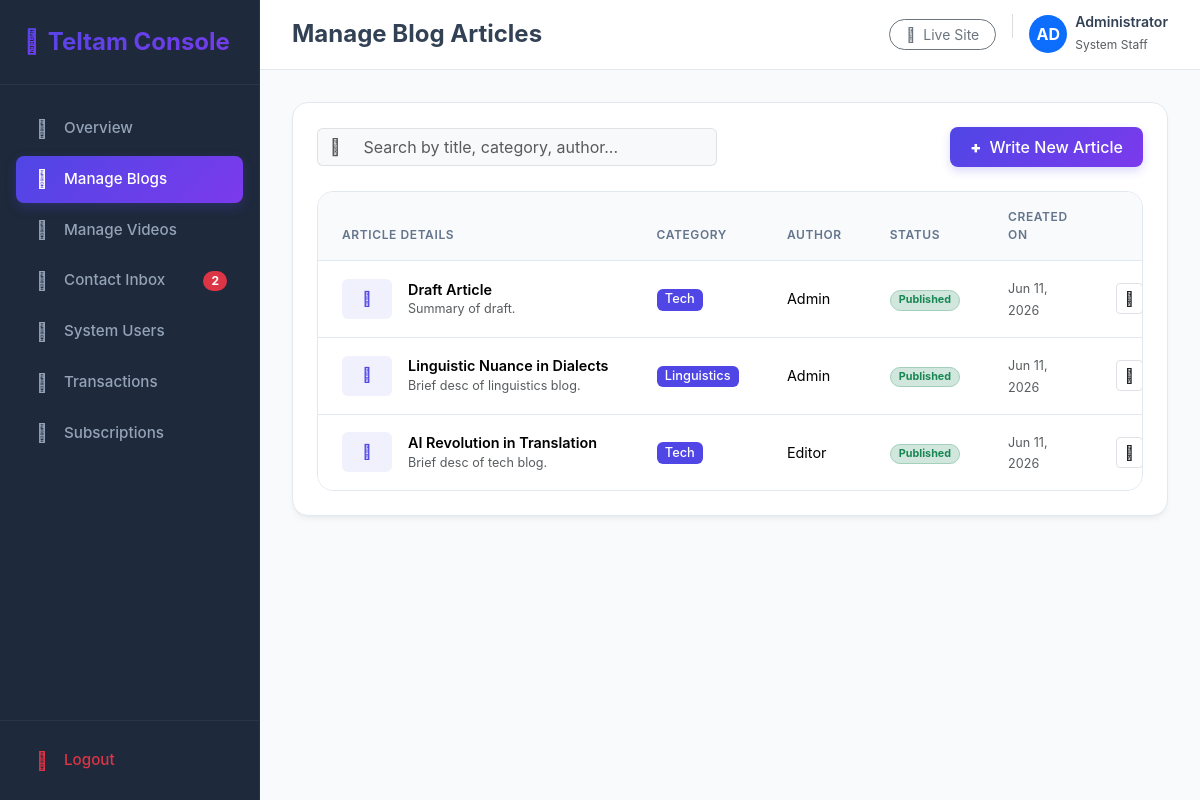
The page /dashboard/blogs/ (signed in) on the database its author committed.
### app/models.py (models this page shows, shortened)
class Blog(models.Model):
    title = models.CharField(max_length=255)
    slug = models.SlugField(max_length=255, unique=True, blank=True)
    category = models.CharField(max_length=100)
    short_description = models.TextField()
    full_content = models.TextField()
    featured_image = models.ImageField(upload_to='blogs/', blank=True, null=True)
    author = models.CharField(max_length=100, default='Admin')
    tags = models.CharField(max_length=255, blank=True, help_text="Comma-separated tags")
    meta_title = models.CharField(max_length=255, blank=True)
    meta_description = models.TextField(blank=True)
    is_published = models.BooleanField(default=False)
    created_date = models.DateTimeField(auto_now_add=True)
    updated_date = models.DateTimeField(auto_now=True)
    class Meta:
        ordering = ['-created_date']

### app/views.py (the view)
# urls.py: path('dashboard/blogs/', views.dashboard_blog_list, name='dashboard_blog_list'),
@staff_member_required(login_url='dashboard_login')
def dashboard_blog_list(request):
    blogs_list = Blog.objects.all()
    q = request.GET.get('q', '').strip()
    if q:
        blogs_list = blogs_list.filter(
            Q(title__icontains=q) |
            Q(category__icontains=q) |
            Q(author__icontains=q)
        )
    paginator = Paginator(blogs_list, 10) # 10 blogs per page
    page_number = request.GET.get('page')
    page_obj = paginator.get_page(page_number)
    context = {
        'page_obj': page_obj,
        'search_query': q,
    }
    return render(request, 'dashboard/blog_list.html', context)

### app/context_processors.py (called while the page is built)
def dashboard_context(request):
    if request.user.is_authenticated and request.user.is_staff:
        return {
            'global_unread_messages_count': Contact.objects.filter(is_read=False).count()
        }
    return {}

### templates/dashboard/blog_list.html (shortened to what this page needs)
{% extends 'dashboard/base.html' %}
{% block header_title %}Manage Blog Articles{% endblock %}
{% block nav_blogs %}active{% endblock %}
{% block content %}
<div class="dashboard-card p-4">
    <div class="d-flex flex-column flex-md-row justify-content-between align-items-md-center gap-3 mb-4">
        <form method="GET" action="{% url 'dashboard_blog_list' %}" class="flex-grow-1" style="max-width: 400px;">
            <div class="input-group">
                <span class="input-group-text bg-light border-end-0 text-muted"><i class="fas fa-search"></i></span>
                <input type="text" name="q" value="{{ search_query }}" class="form-control border-start-0 bg-light shadow-none" placeholder="Search by title, category, author..." style="outline: none;">
            </div>
        </form>
        <a href="{% url 'dashboard_blog_add' %}" class="btn btn-brand-primary">
            <i class="fas fa-plus me-1"></i> Write New Article
        </a>
    </div>
    <div class="table-responsive">
        <table class="table align-middle">
            <thead>
                <tr>
                    <th>Article Details</th>
                    <th>Category</th>
                    <th>Author</th>
                    <th>Status</th>
                    <th>Created On</th>
                    <th class="text-end">Actions</th>
                </tr>
            </thead>
            <tbody>
                {% for blog in page_obj %}
                <tr>
                    <td>
                        <div class="d-flex align-items-center gap-3">
                            {% if blog.featured_image %}
                            <img src="{{ blog.featured_image.url }}" alt="{{ blog.title }}" class="rounded" style="width: 50px; height: 40px; object-fit: cover;">
                            {% else %}
                            <div class="rounded bg-indigo-light d-flex align-items-center justify-content-center" style="width: 50px; height: 40px;">
                                <i class="fas fa-image text-indigo"></i>
                            </div>
                            {% endif %}
                            <div>
                                <span class="fw-semibold text-slate-800 d-block text-truncate" style="max-width: 250px;">{{ blog.title }}</span>
                                <small class="text-muted text-truncate d-block" style="max-width: 250px;">{{ blog.short_description }}</small>
                            </div>
                        </div>
                    </td>
                    <td><span class="badge text-white" style="background-color: #4f46e5 !important; font-weight: 500; font-size: 0.8rem;">{{ blog.category }}</span></td>
                    <td><span class="text-slate-700 font-medium">{{ blog.author }}</span></td>
                    <td>
                        {% if blog.is_published %}
                            <span class="badge bg-success-subtle text-success border border-success-subtle rounded-pill px-2">Published</span>
                        {% else %}
                            <span class="badge bg-warning-subtle text-warning border border-warning-subtle rounded-pill px-2">Draft</span>
                        {% endif %}
                    </td>
                    <td><small class="text-muted">{{ blog.created_date|date:"M d, Y" }}</small></td>
                    <td class="text-end">
                        <div class="d-flex justify-content-end gap-2">
                            {% if blog.is_published %}
                            <a href="{% url 'blog_view' blog.slug %}" target="_blank" class="btn btn-sm btn-outline-light border text-dark bg-white" title="Preview Article">
                                <i class="far fa-eye"></i>
                            </a>
                            {% endif %}
                        </div>
                    </td>
                </tr>
                {% endfor %}
            </tbody>
        </table>
    </div>
</div>
{% endblock %}

### templates/dashboard/base.html (shortened to what this page needs)
{% load static %}
<!DOCTYPE html>
<html lang="en">
<head>
    <link href="https://cdn.jsdelivr.net/npm/bootstrap@5.3.2/dist/css/bootstrap.min.css" rel="stylesheet">
    <link href="https://cdnjs.cloudflare.com/ajax/libs/font-awesome/6.4.2/css/all.min.css" rel="stylesheet">
</head>
<body>
    <div class="sidebar" id="sidebar">
        <div>
            <div class="sidebar-brand d-flex align-items-center gap-2">
                <i class="fas fa-brain fs-4 text-primary" style="background: var(--brand-gradient); -webkit-background-clip: text; -webkit-text-fill-color: transparent;"></i>
                <span class="fw-bold fs-4 text-white">Teltam Console</span>
            </div>
            <ul class="sidebar-menu">
                <li class="sidebar-item {% block nav_home %}{% endblock %}">
                    <a href="{% url 'dashboard_home' %}" class="sidebar-link">
                        <i class="fas fa-chart-line"></i>
                        <span>Overview</span>
                    </a>
                </li>
                <li class="sidebar-item {% block nav_blogs %}{% endblock %}">
                    <a href="{% url 'dashboard_blog_list' %}" class="sidebar-link">
                        <i class="fas fa-blog"></i>
                        <span>Manage Blogs</span>
                    </a>
                </li>
                <li class="sidebar-item {% block nav_videos %}{% endblock %}">
                    <a href="{% url 'dashboard_video_list' %}" class="sidebar-link">
                        <i class="fab fa-youtube"></i>
                        <span>Manage Videos</span>
                    </a>
                </li>
                <li class="sidebar-item {% block nav_contacts %}{% endblock %}">
                    <a href="{% url 'dashboard_contact_list' %}" class="sidebar-link d-flex align-items-center justify-content-between">
                        <div class="d-flex align-items-center">
                            <i class="fas fa-envelope-open-text"></i>
                            <span>Contact Inbox</span>
                        </div>
                        {% if global_unread_messages_count > 0 %}
                            <span class="badge bg-danger rounded-pill px-2 py-1" style="font-size: 0.75rem;">{{ global_unread_messages_count }}</span>
                        {% endif %}
                    </a>
                </li>
                <li class="sidebar-item {% block nav_users %}{% endblock %}">
                    <a href="{% url 'dashboard_user_list' %}" class="sidebar-link">
                        <i class="fas fa-users-cog"></i>
                        <span>System Users</span>
                    </a>
                </li>
                <li class="sidebar-item {% block nav_payments %}{% endblock %}">
                    <a href="{% url 'dashboard_payment_list' %}" class="sidebar-link">
                        <i class="fas fa-credit-card"></i>
                        <span>Transactions</span>
                    </a>
                </li>
                <li class="sidebar-item {% block nav_subscriptions %}{% endblock %}">
                    <a href="{% url 'dashboard_subscription_list' %}" class="sidebar-link">
                        <i class="fas fa-id-badge"></i>
                        <span>Subscriptions</span>
                    </a>
                </li>
            </ul>
        </div>
        <div class="sidebar-footer">
            <a href="{% url 'dashboard_logout' %}" class="sidebar-link text-danger">
                <i class="fas fa-sign-out-alt"></i>
                <span>Logout</span>
            </a>
        </div>
    </div>
    <div class="content-wrapper">
        <header class="topbar">
            <div class="d-flex align-items-center gap-3">
                <h4 class="mb-0 fw-bold text-slate-800">{% block header_title %}Overview{% endblock %}</h4>
            </div>
            <div class="d-flex align-items-center gap-3">
                <a href="{% url 'home' %}" target="_blank" class="btn btn-sm btn-outline-secondary rounded-pill px-3">
                    <i class="fas fa-external-link-alt me-1"></i> Live Site
                </a>
                <div class="d-flex align-items-center gap-2">
                    <div class="rounded-circle bg-primary text-white d-flex align-items-center justify-content-center fw-bold" style="width: 38px; height: 38px;">
                        {{ request.user.first_name|slice:":2"|upper|default:"AD" }}
                    </div>
                    <div class="d-none d-md-block">
                        <h6 class="mb-0 fw-semibold" style="font-size: 0.88rem;">{{ request.user.first_name|default:request.user.username }}</h6>
                        <span class="text-muted" style="font-size: 0.75rem;">System Staff</span>
                    </div>
                </div>
            </div>
        </header>
        <main class="main-content">
            {% include 'sweetalert_messages.html' %}
            <div class="animate-fade-in">
                {% block content %}{% endblock %}
            </div>
        </main>
    </div>
</body>
</html>

### templates/dashboard/base.html (style rules this page uses)
:root { --sidebar-width: 260px; --brand-gradient: linear-gradient(135deg, #4f46e5 0%, #7c3aed 100%); --brand-primary: #4f46e5; --brand-secondary: #7c3aed; --dark-bg: #0f172a; --dark-sidebar-bg: #1e293b; --light-bg: #f8fafc; --border-color: #e2e8f0; --text-main: #334155; --text-muted: #64748b; }
*, body, button, input, select, textarea { font-family: 'Zoho Puvi', -apple-system, BlinkMacSystemFont, "Segoe UI", Roboto, sans-serif !important; }
body { font-family: 'Zoho Puvi', -apple-system, BlinkMacSystemFont, "Segoe UI", Roboto, sans-serif !important; background-color: var(--light-bg); color: var(--text-main); overflow-x: hidden; }
h1, h2, h3, h4, h5, h6, .display-font { font-family: 'Zoho Puvi', -apple-system, BlinkMacSystemFont, "Segoe UI", Roboto, sans-serif !important; }
.sidebar { width: var(--sidebar-width); height: 100vh; position: fixed; top: 0; left: 0; background-color: var(--dark-sidebar-bg); z-index: 100; transition: all 0.3s cubic-bezier(0.4, 0, 0.2, 1); border-right: 1px solid rgba(255, 255, 255, 0.05); display: flex; flex-direction: column; justify-content: space-between; }
.sidebar-brand { padding: 1.5rem; border-bottom: 1px solid rgba(255, 255, 255, 0.05); background: var(--brand-gradient); -webkit-background-clip: text; -webkit-text-fill-color: transparent; }
.sidebar-menu { list-style: none; padding: 1rem 0; margin: 0; flex-grow: 1; overflow-y: auto; }
.sidebar-item { margin: 0.25rem 1rem; }
.sidebar-link { display: flex; align-items: center; padding: 0.75rem 1rem; color: #94a3b8; text-decoration: none; border-radius: 8px; font-weight: 500; font-size: 0.95rem; transition: all 0.2s ease; }
.sidebar-link i { margin-right: 0.75rem; font-size: 1.1rem; width: 20px; text-align: center; transition: transform 0.2s ease; }
.sidebar-item.active .sidebar-link { color: #ffffff; background: var(--brand-gradient); box-shadow: 0 4px 12px rgba(79, 70, 229, 0.25); }
.sidebar-footer { padding: 1rem; border-top: 1px solid rgba(255, 255, 255, 0.05); }
.content-wrapper { margin-left: var(--sidebar-width); min-height: 100vh; transition: all 0.3s cubic-bezier(0.4, 0, 0.2, 1); display: flex; flex-direction: column; }
.topbar { height: 70px; background-color: #ffffff; border-bottom: 1px solid var(--border-color); display: flex; align-items: center; justify-content: space-between; padding: 0 2rem; position: sticky; top: 0; z-index: 90; }
.main-content { padding: 2rem; flex-grow: 1; }
.dashboard-card { background: #ffffff; border: 1px solid var(--border-color); border-radius: 16px; box-shadow: 0 4px 6px -1px rgba(0, 0, 0, 0.05), 0 2px 4px -2px rgba(0, 0, 0, 0.05); transition: all 0.3s cubic-bezier(0.4, 0, 0.2, 1); overflow: hidden; }
.bg-indigo-light { background-color: rgba(79, 70, 229, 0.08); color: #4f46e5; }
.table-responsive { background: #ffffff; border: 1px solid var(--border-color); border-radius: 16px; overflow: hidden; }
.table { margin-bottom: 0; }
.table th { background-color: #f8fafc; color: var(--text-muted); font-weight: 600; text-transform: uppercase; font-size: 0.75rem; letter-spacing: 0.05em; padding: 1rem 1.5rem; border-bottom: 1px solid var(--border-color); }
.table td { padding: 1rem 1.5rem; vertical-align: middle; font-size: 0.9rem; border-bottom: 1px solid var(--border-color); }
.table tr:last-child td { border-bottom: none; }
.btn-brand-primary { background: var(--brand-gradient); color: #ffffff; border: none; font-weight: 500; padding: 0.5rem 1.25rem; border-radius: 8px; box-shadow: 0 4px 10px rgba(79, 70, 229, 0.2); transition: all 0.2s ease; }
.animate-fade-in { animation: fadeIn 0.4s ease-out forwards; }

### templates/sweetalert_messages.html (style rules this page uses)
:root { --toast-success-gradient: linear-gradient(135deg, #34d399 0%, #10b981 100%); --toast-error-gradient: linear-gradient(135deg, #f87171 0%, #ef4444 100%); --toast-warning-gradient: linear-gradient(135deg, #fbbf24 0%, #f59e0b 100%); --toast-info-gradient: linear-gradient(135deg, #60a5fa 0%, #3b82f6 100%); --toast-accent-color: #4f46e5; }

### rows shown on the page
Blog: title "Draft Article", short_description "Summary of draft.", category "Tech", author "Admin", is_published "Published", created_date "Jun 11, 2026"
Blog: title "Linguistic Nuance in Dialects", short_description "Brief desc of linguistics blog.", category "Linguistics", author "Admin", is_published "Published", created_date "Jun 11, 2026"
Blog: title "AI Revolution in Translation", short_description "Brief desc of tech blog.", category "Tech", author "Editor", is_published "Published", created_date "Jun 11, 2026"

### other values the page prints
{{ global_unread_messages_count }} "2"
{{ request.user.first_name|slice:":2"|upper|default:"AD" }} "AD"
{{ request.user.first_name|default:request.user.username }} "Administrator"
